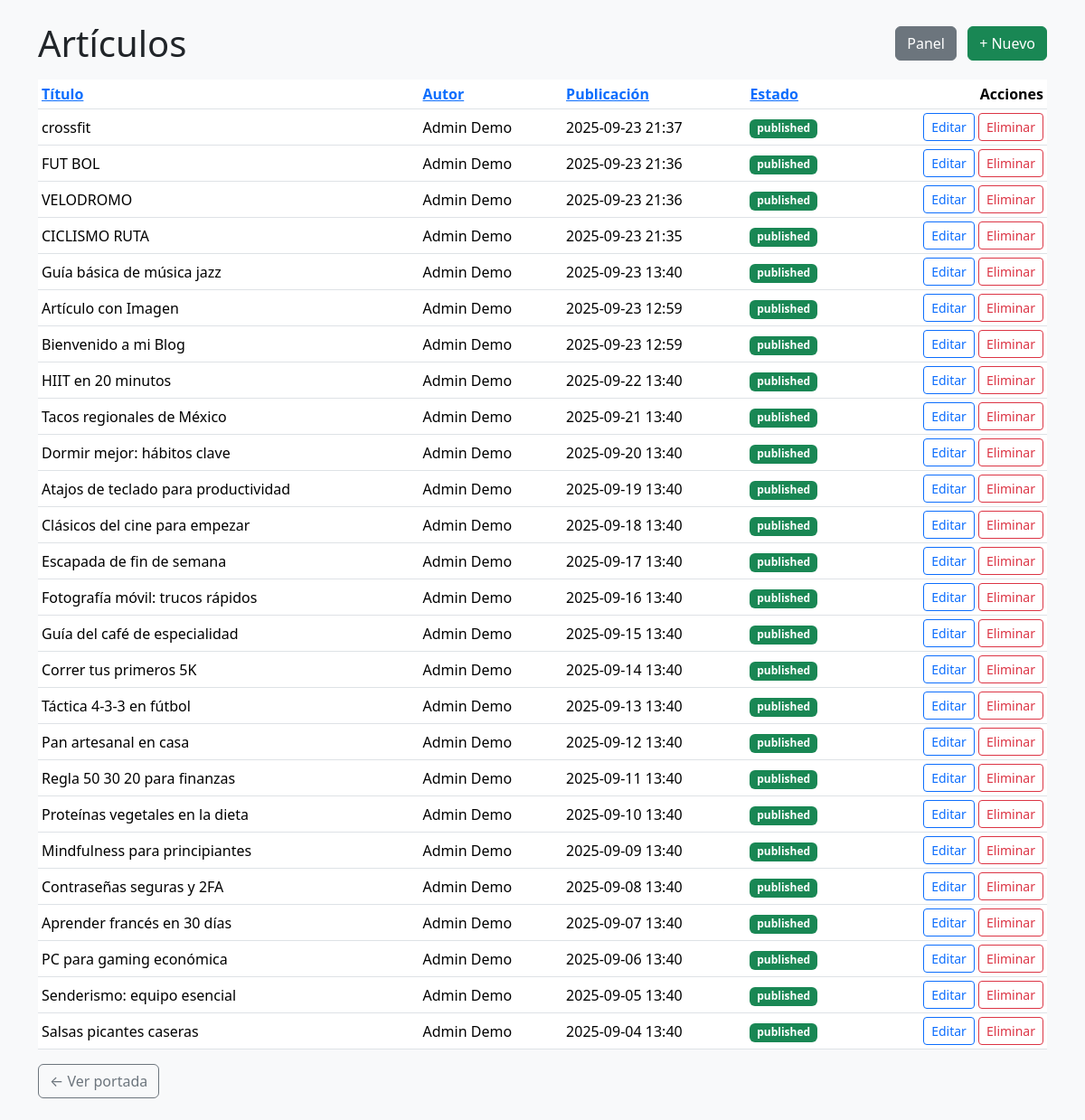
Screenshot of /public/admin/articulos.php (signed in) with the database file from the repository.
### tables this page shows
CREATE TABLE IF NOT EXISTS `articles` (
  `id` int(10) unsigned NOT NULL AUTO_INCREMENT,
  `author_id` int(10) unsigned DEFAULT NULL,
  `title` varchar(180) NOT NULL,
  `body` mediumtext NOT NULL,
  `published_at` datetime DEFAULT NULL,
  `cover_image` varchar(255) DEFAULT NULL,
  `status` enum('draft','published') NOT NULL DEFAULT 'draft',
  `created_at` timestamp NOT NULL DEFAULT current_timestamp(),
  `updated_at` timestamp NULL DEFAULT NULL ON UPDATE current_timestamp(),
  PRIMARY KEY (`id`),
  KEY `idx_articles_published_at` (`published_at`),
  KEY `idx_articles_status` (`status`),
  KEY `idx_articles_author` (`author_id`),
  CONSTRAINT `fk_articles_author` FOREIGN KEY (`author_id`) REFERENCES `authors` (`id`) ON DELETE SET NULL ON UPDATE CASCADE
);

CREATE TABLE IF NOT EXISTS `authors` (
  `id` int(10) unsigned NOT NULL AUTO_INCREMENT,
  `name` varchar(120) NOT NULL,
  `email` varchar(160) DEFAULT NULL,
  `created_at` timestamp NOT NULL DEFAULT current_timestamp(),
  PRIMARY KEY (`id`),
  UNIQUE KEY `email` (`email`)
);

### public/admin/articulos.php (the view, shortened to what this page needs)
<?php
require_once __DIR__.'/../includes/db.php';
$sort = $_GET['sort'] ?? 'date';
$dir  = strtolower($_GET['dir'] ?? 'desc');
$dir  = $dir === 'asc' ? 'ASC' : 'DESC';
$sortMap = ['title'=>'a.title','author'=>'au.name','date'=>'a.published_at','status'=>'a.status'];
$orderBy = $sortMap[$sort] ?? $sortMap['date'];
$stmt = $pdo->query("
  SELECT a.id, a.title, a.status, a.published_at, au.name AS author
  FROM articles a
  LEFT JOIN authors au ON au.id=a.author_id
  ORDER BY $orderBy $dir, a.id DESC
");
$rows = $stmt->fetchAll();
function tdir($d){ return strtolower($d)==='asc'?'desc':'asc'; }
?>
<!DOCTYPE html><html lang="es"><head>
<link href="https://cdn.jsdelivr.net/npm/bootstrap@5.3.2/dist/css/bootstrap.min.css" rel="stylesheet">
</head><body class="bg-light"><div class="container py-4">
  <div class="d-flex justify-content-between align-items-center mb-3">
    <h1 class="mb-0">Artículos</h1>
    <div>
      <a class="btn btn-secondary me-2" href="/blog/public/admin/">Panel</a>
      <a class="btn btn-success" href="/blog/public/admin/articulo_nuevo.php">+ Nuevo</a>
    </div>
  </div>
  <div class="table-responsive">
    <table class="table table-sm align-middle">
      <thead>
        <tr>
          <th><a href="?<?= http_build_query(['sort'=>'title','dir'=>($sort==='title'?tdir($dir):'asc')]) ?>">Título</a></th>
          <th><a href="?<?= http_build_query(['sort'=>'author','dir'=>($sort==='author'?tdir($dir):'asc')]) ?>">Autor</a></th>
          <th><a href="?<?= http_build_query(['sort'=>'date','dir'=>($sort==='date'?tdir($dir):'desc')]) ?>">Publicación</a></th>
          <th><a href="?<?= http_build_query(['sort'=>'status','dir'=>($sort==='status'?tdir($dir):'asc')]) ?>">Estado</a></th>
          <th class="text-end">Acciones</th>
        </tr>
      </thead>
      <tbody>
        <?php foreach($rows as $r): ?>
          <tr>
            <td><?= htmlspecialchars($r['title']) ?></td>
            <td><?= htmlspecialchars($r['author'] ?? '—') ?></td>
            <td><?= $r['published_at'] ? date('Y-m-d H:i', strtotime($r['published_at'])) : '—' ?></td>
            <td><span class="badge bg-<?= $r['status']==='published'?'success':'secondary' ?>"><?= $r['status'] ?></span></td>
            <td class="text-end">
              <a class="btn btn-sm btn-outline-primary" href="/blog/public/admin/articulo_editar.php?id=<?= $r['id'] ?>">Editar</a>
              <form class="d-inline" method="post" action="/blog/public/admin/articulo_eliminar.php" onsubmit="return confirm('¿Eliminar definitivamente?');">
                <button class="btn btn-sm btn-outline-danger">Eliminar</button>
              </form>
            </td>
          </tr>
        <?php endforeach; ?>
      </tbody>
    </table>
  </div>
  <a class="btn btn-outline-secondary" href="/blog/public/">← Ver portada</a>
</div></body></html>

### rows the page displays
articles: title "crossfit", author.name "Admin Demo", published_at "2025-09-23 21:37", status "published"
articles: title "FUT BOL", author.name "Admin Demo", published_at "2025-09-23 21:36", status "published"
articles: title "VELODROMO", author.name "Admin Demo", published_at "2025-09-23 21:36", status "published"
articles: title "CICLISMO RUTA", author.name "Admin Demo", published_at "2025-09-23 21:35", status "published"
articles: title "Guía básica de música jazz", author.name "Admin Demo", published_at "2025-09-23 13:40", status "published"
articles: title "Artículo con Imagen", author.name "Admin Demo", published_at "2025-09-23 12:59", status "published"
articles: title "Bienvenido a mi Blog", author.name "Admin Demo", published_at "2025-09-23 12:59", status "published"
articles: title "HIIT en 20 minutos", author.name "Admin Demo", published_at "2025-09-22 13:40", status "published"
articles: title "Tacos regionales de México", author.name "Admin Demo", published_at "2025-09-21 13:40", status "published"
articles: title "Dormir mejor: hábitos clave", author.name "Admin Demo", published_at "2025-09-20 13:40", status "published"
articles: title "Atajos de teclado para productividad", author.name "Admin Demo", published_at "2025-09-19 13:40", status "published"
articles: title "Clásicos del cine para empezar", author.name "Admin Demo", published_at "2025-09-18 13:40", status "published"
articles: title "Escapada de fin de semana", author.name "Admin Demo", published_at "2025-09-17 13:40", status "published"
articles: title "Fotografía móvil: trucos rápidos", author.name "Admin Demo", published_at "2025-09-16 13:40", status "published"
articles: title "Guía del café de especialidad", author.name "Admin Demo", published_at "2025-09-15 13:40", status "published"
articles: title "Correr tus primeros 5K", author.name "Admin Demo", published_at "2025-09-14 13:40", status "published"
articles: title "Táctica 4-3-3 en fútbol", author.name "Admin Demo", published_at "2025-09-13 13:40", status "published"
articles: title "Pan artesanal en casa", author.name "Admin Demo", published_at "2025-09-12 13:40", status "published"
articles: title "Regla 50 30 20 para finanzas", author.name "Admin Demo", published_at "2025-09-11 13:40", status "published"
articles: title "Proteínas vegetales en la dieta", author.name "Admin Demo", published_at "2025-09-10 13:40", status "published"
articles: title "Mindfulness para principiantes", author.name "Admin Demo", published_at "2025-09-09 13:40", status "published"
articles: title "Contraseñas seguras y 2FA", author.name "Admin Demo", published_at "2025-09-08 13:40", status "published"
articles: title "Aprender francés en 30 días", author.name "Admin Demo", published_at "2025-09-07 13:40", status "published"
articles: title "PC para gaming económica", author.name "Admin Demo", published_at "2025-09-06 13:40", status "published"
articles: title "Senderismo: equipo esencial", author.name "Admin Demo", published_at "2025-09-05 13:40", status "published"
articles: title "Salsas picantes caseras", author.name "Admin Demo", published_at "2025-09-04 13:40", status "published"
